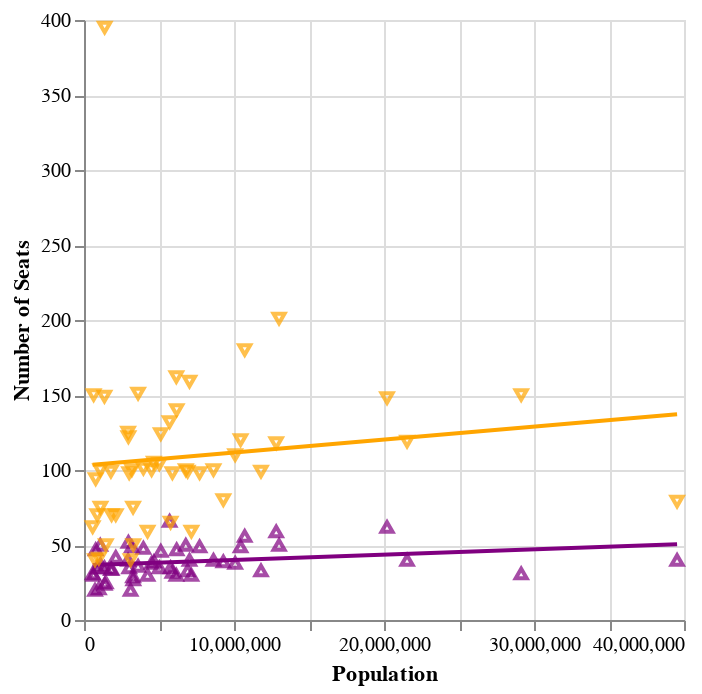

Notebook source saved alongside this figure:
### Markdown cell above
### 3.2 - Regressions

Add two more layers, a purple & orange regression line for each chamber.  See `imgs/ex3.2.png`

Hint: See `transform_regression`.

### Code cell
def scatter_pop_size_regression():
    df = population_combined_df()
    # get scatter plot for upper chamber
    upper_chart = alt.Chart(df).mark_point(
        color = "purple",
        shape = "triangle-up"
    ).encode(
            x = "pop_2020:Q",
            y = "upper:Q"
        )

    # create regression line
    # https://altair-viz.github.io/user_guide/transform/regression.html
    upper_regression = upper_chart + upper_chart.transform_regression("pop_2020", "upper").mark_line(color = "purple")

    # get scatter plot for lower chamber
    lower_chart = alt.Chart(df).mark_point(
        color = "orange",
        shape = "triangle-down"
    ).encode(
            x = "pop_2020:Q",
            y = "lower:Q"
        )

    # create regression line
    lower_regression = lower_chart + lower_chart.transform_regression("pop_2020", "lower").mark_line(color = "orange")

    # combine
    chart = upper_regression + lower_regression

    # change y axis label
    chart = chart.encode(
        y = alt.Y("upper,lower:Q", title = "Number of Seats"),
        x = alt.X("pop_2020:Q", title = "Population")
    
    )
    
    return chart
    
scatter_pop_size_regression()

### Figure 1 — Vega-Lite specification as saved in the notebook (floating-point values rounded to 4 significant figures)
{"config": {"view": {"continuousWidth": 300, "continuousHeight": 300}}, "layer": [{"mark": {"type": "point", "color": "purple", "shape": "triangle-up"}, "encoding": {"x": {"field": "pop_2020", "type": "quantitative"}, "y": {"field": "upper", "type": "quantitative"}}}, {"mark": {"type": "line", "color": "purple"}, "encoding": {"x": {"field": "pop_2020", "type": "quantitative"}, "y": {"field": "upper", "type": "quantitative"}}, "transform": [{"on": "pop_2020", "regression": "upper"}]}, {"layer": [{"mark": {"type": "point", "color": "orange", "shape": "triangle-down"}, "encoding": {"x": {"field": "pop_2020", "type": "quantitative"}, "y": {"field": "lower", "type": "quantitative"}}}, {"mark": {"type": "line", "color": "orange"}, "encoding": {"x": {"field": "pop_2020", "type": "quantitative"}, "y": {"field": "lower", "type": "quantitative"}}, "transform": [{"on": "pop_2020", "regression": "lower"}]}]}], "data": {"name": "data-3145f75106072898ee26144ce96086fb"}, "encoding": {"x": {"field": "pop_2020", "title": "Population", "type": "quantitative"}, "y": {"field": "upper,lower", "title": "Number of Seats", "type": "quantitative"}}, "$schema": "https://vega.github.io/schema/vega-lite/v5.20.1.json", "datasets": {"data-3145f75106072898ee26144ce96086fb": [{"state": "AK", "upper": 20, "lower": 40, "pop_2020": 733374}, {"state": "AL", "upper": 35, "lower": 104, "pop_2020": 5024294}, {"state": "AR", "upper": 35, "lower": 98, "pop_2020": 3011490}, {"state": "AZ", "upper": 30, "lower": 59, "pop_2020": 7157902}, {"state": "CA", "upper": 40, "lower": 79, "pop_2020": 39538212}, {"state": "CO", "upper": 35, "lower": 65, "pop_2020": 5773707}, {"state": "CT", "upper": 36, "lower": 151, "pop_2020": 3605912}, {"state": "DE", "upper": 21, "lower": 41, "pop_2020": 989946}, {"state": "FL", "upper": 40, "lower": 119, "pop_2020": 21538216}, {"state": "GA", "upper": 56, "lower": 180, "pop_2020": 10713771}, {"state": "HI", "upper": 25, "lower": 50, "pop_2020": 1455274}, {"state": "IA", "upper": 49, "lower": 100, "pop_2020": 3190427}, {"state": "ID", "upper": 34, "lower": 70, "pop_2020": 1839117}, {"state": "IL", "upper": 59, "lower": 118, "pop_2020": 12813469}, {"state": "IN", "upper": 50, "lower": 100, "pop_2020": 6785442}, {"state": "KS", "upper": 40, "lower": 125, "pop_2020": 2937835}, {"state": "KY", "upper": 38, "lower": 100, "pop_2020": 4506297}, {"state": "LA", "upper": 39, "lower": 105, "pop_2020": 4657785}, {"state": "MA", "upper": 40, "lower": 159, "pop_2020": 7032933}, {"state": "MD", "upper": 47, "lower": 140, "pop_2020": 6177253}, {"state": "ME", "upper": 35, "lower": 149, "pop_2020": 1363177}, {"state": "MI", "upper": 38, "lower": 110, "pop_2020": 10077674}, {"state": "MN", "upper": 66, "lower": 132, "pop_2020": 5706804}, {"state": "MO", "upper": 30, "lower": 162, "pop_2020": 6154889}, {"state": "MS", "upper": 52, "lower": 122, "pop_2020": 2961306}, {"state": "MT", "upper": 50, "lower": 100, "pop_2020": 1084244}, {"state": "NC", "upper": 49, "lower": 120, "pop_2020": 10439459}, {"state": "ND", "upper": 47, "lower": 94, "pop_2020": 779079}, {"state": "NH", "upper": 24, "lower": 395, "pop_2020": 1377524}, {"state": "NJ", "upper": 39, "lower": 80, "pop_2020": 9289039}, {"state": "NM", "upper": 42, "lower": 70, "pop_2020": 2117525}, {"state": "NV", "upper": 20, "lower": 40, "pop_2020": 3104617}, {"state": "NY", "upper": 62, "lower": 148, "pop_2020": 20202320}, {"state": "OH", "upper": 33, "lower": 99, "pop_2020": 11799331}, {"state": "OK", "upper": 48, "lower": 101, "pop_2020": 3959411}, {"state": "OR", "upper": 30, "lower": 59, "pop_2020": 4237279}, {"state": "PA", "upper": 50, "lower": 201, "pop_2020": 13002788}, {"state": "PR", "upper": 27, "lower": 50, "pop_2020": 3285874}, {"state": "RI", "upper": 37, "lower": 75, "pop_2020": 1097371}, {"state": "SC", "upper": 46, "lower": 124, "pop_2020": 5118422}, {"state": "SD", "upper": 35, "lower": 70, "pop_2020": 886668}, {"state": "TN", "upper": 33, "lower": 99, "pop_2020": 6910786}, {"state": "TX", "upper": 31, "lower": 150, "pop_2020": 29145459}, {"state": "UT", "upper": 29, "lower": 75, "pop_2020": 3271614}, {"state": "VA", "upper": 40, "lower": 100, "pop_2020": 8631373}, {"state": "VT", "upper": 30, "lower": 150, "pop_2020": 643077}, {"state": "WA", "upper": 49, "lower": 98, "pop_2020": 7705267}, {"state": "WI", "upper": 32, "lower": 98, "pop_2020": 5893713}, {"state": "WV", "upper": 34, "lower": 99, "pop_2020": 1793713}, {"state": "WY", "upper": 31, "lower": 62, "pop_2020": 576850}]}}
